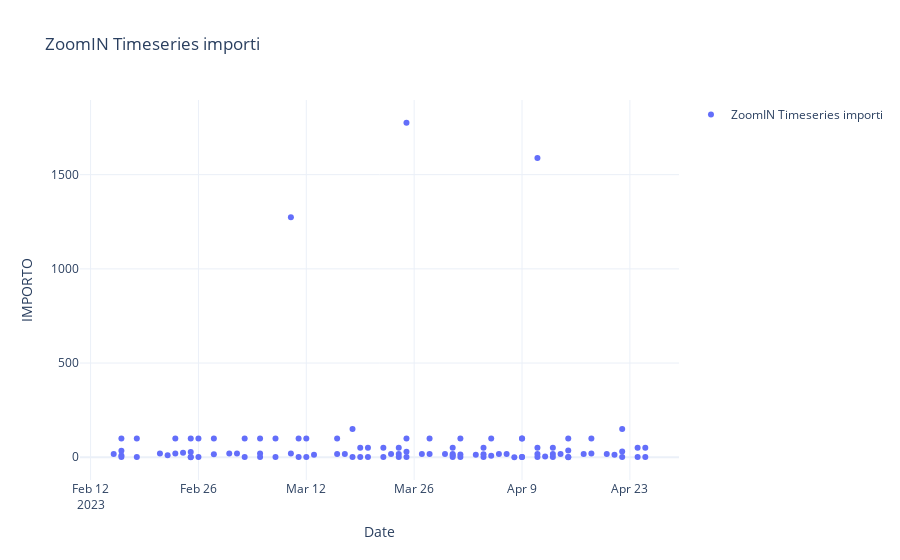

Write notebook code for a chart like this one.
### Markdown cell above
### Presenza di eventi coincidenti, ovvero che si verificano nello stesso momento

### Code cell
plot_in_timerange(original_df,DATA_COLUMN_NAME,"IMPORTO","ZoomIN Timeseries importi", mode='markers')
